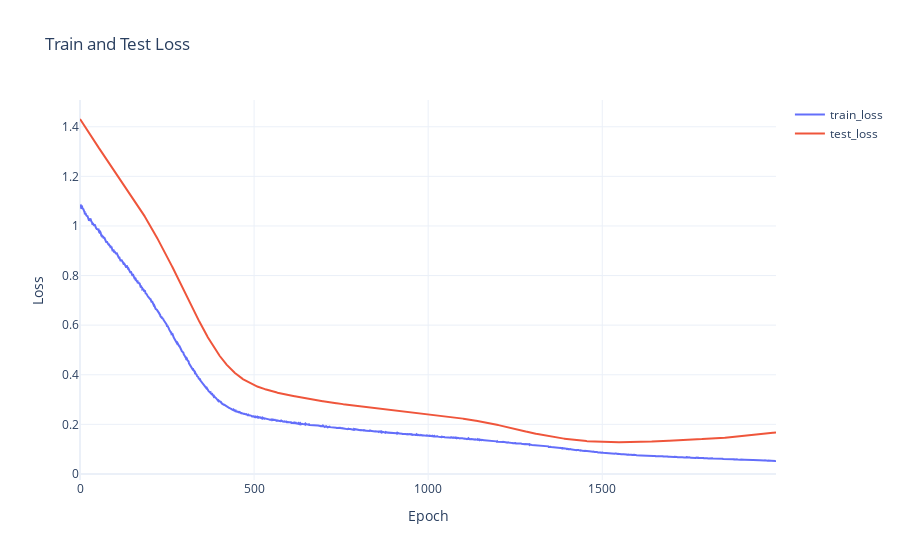

This figure's notebook cell:
### Code cell
# plot train_loss and test_loss with epoch in plotly
import plotly.graph_objects as go

fig = go.Figure()
fig.add_trace(go.Scatter(x=list(range(epoch)), y=train_loss, name="train_loss"))
fig.add_trace(go.Scatter(x=list(range(epoch)), y=test_loss, name="test_loss"))
fig.update_layout(title="Train and Test Loss", xaxis_title="Epoch", yaxis_title="Loss")
fig.show()

### Figure 1 — Plotly figure (JSON) as saved in the notebook; plotly's stock layout.template omitted (floating-point values rounded to 4 significant figures; data arrays with more than 128 entries replaced by an {"elided": "..."} marker saying what was removed)
{"data": [{"name": "train_loss", "type": "scatter", "x": {"elided": "2000 int values"}, "y": {"elided": "2000 float values"}}, {"name": "test_loss", "type": "scatter", "x": {"elided": "2000 int values"}, "y": {"elided": "2001 float values"}}], "layout": {"title": {"text": "Train and Test Loss"}, "xaxis": {"title": {"text": "Epoch"}}, "yaxis": {"title": {"text": "Loss"}}}}
